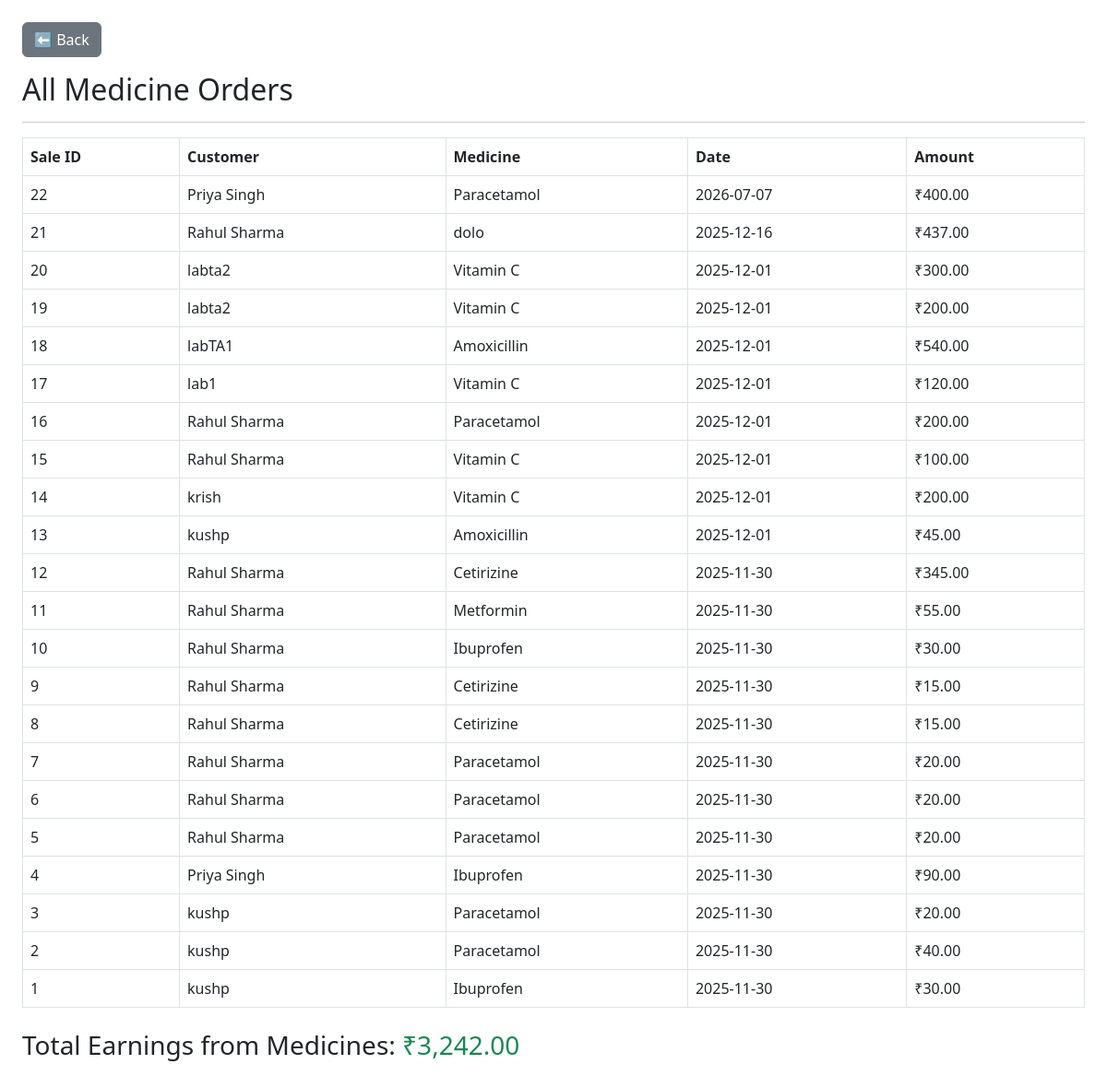
/admin/admin_all_orders.php (signed in), run on the app's committed database.
### tables this page shows
CREATE TABLE `SALES` (
  `sale_id` int(11) NOT NULL,
  `sale_date` date NOT NULL,
  `payment_method` varchar(20) DEFAULT NULL,
  `total_amount` decimal(10,2) DEFAULT NULL,
  `customer_id` int(11) NOT NULL,
  `med_id` int(11) NOT NULL
);

CREATE TABLE `USERS` (
  `UID` int(11) NOT NULL,
  `name` varchar(50) DEFAULT NULL,
  `gender` varchar(10) DEFAULT NULL,
  `phone` varchar(10) DEFAULT NULL,
  `email` varchar(50) DEFAULT NULL,
  `password` varchar(100) DEFAULT NULL,
  `role` varchar(20) DEFAULT NULL,
  `address` varchar(150) DEFAULT NULL,
  `status` enum('active','inactive') DEFAULT 'active'
);

CREATE TABLE `MEDICINE` (
  `med_id` int(11) NOT NULL,
  `med_name` varchar(50) DEFAULT NULL,
  `dosage` varchar(30) DEFAULT NULL,
  `qty` int(11) DEFAULT NULL,
  `category` varchar(50) DEFAULT NULL,
  `image_url` varchar(255) DEFAULT NULL,
  `description` text DEFAULT NULL,
  `expiry_date` date DEFAULT NULL,
  `price` decimal(10,2) DEFAULT NULL
);

### admin/admin_all_orders.php (the view, shortened to what this page needs)
<?php
$query = "
SELECT s.sale_id, s.sale_date, s.total_amount,
       m.med_name, u.name AS customer_name
FROM sales s
JOIN medicine m ON s.med_id = m.med_id
JOIN users u ON s.customer_id = u.UID
ORDER BY s.sale_id DESC
";
$result = mysqli_query($conn, $query);
$total_earnings = 0;
?>
<!DOCTYPE html>
<html>
<head>
<link rel="stylesheet" href="https://cdn.jsdelivr.net/npm/bootstrap@5.3.0/dist/css/bootstrap.min.css">
</head>
<body class="p-4">
<a href="admin_dashboard.php" class="btn btn-secondary mb-3">⬅ Back</a>
<h2>All Medicine Orders</h2>
<hr>
<?php
if(mysqli_num_rows($result) == 0){
    echo "<p>No orders found.</p>";
} else { ?>
<table class="table table-bordered">
    <tr>
        <th>Sale ID</th>
        <th>Customer</th>
        <th>Medicine</th>
        <th>Date</th>
        <th>Amount</th>
    </tr>
<?php
while($row = mysqli_fetch_assoc($result)){
    $total_earnings += $row['total_amount'];
?>
    <tr>
        <td><?= $row['sale_id'] ?></td>
        <td><?= $row['customer_name'] ?></td>
        <td><?= $row['med_name'] ?></td>
        <td><?= $row['sale_date'] ?></td>
        <td>₹<?= number_format($row['total_amount'], 2) ?></td>
    </tr>
<?php } ?>
</table>
<h3 class="mt-4">Total Earnings from Medicines:
    <span class="text-success">₹<?= number_format($total_earnings,2) ?></span>
</h3>
<?php } ?>
</body>
</html>

### data on the page
sales: sale_id "22", customer.name "Priya Singh", med.med_name "Paracetamol", sale_date "2026-07-07", total_amount "400.00"
sales: sale_id "21", customer.name "Rahul Sharma", med.med_name "dolo", sale_date "2025-12-16", total_amount "437.00"
sales: sale_id "20", customer.name "labta2", med.med_name "Vitamin C", sale_date "2025-12-01", total_amount "300.00"
sales: sale_id "19", customer.name "labta2", med.med_name "Vitamin C", sale_date "2025-12-01", total_amount "200.00"
sales: sale_id "18", customer.name "labTA1", med.med_name "Amoxicillin", sale_date "2025-12-01", total_amount "540.00"
sales: sale_id "17", customer.name "lab1", med.med_name "Vitamin C", sale_date "2025-12-01", total_amount "120.00"
sales: sale_id "16", customer.name "Rahul Sharma", med.med_name "Paracetamol", sale_date "2025-12-01", total_amount "200.00"
sales: sale_id "15", customer.name "Rahul Sharma", med.med_name "Vitamin C", sale_date "2025-12-01", total_amount "100.00"
sales: sale_id "14", customer.name "krish", med.med_name "Vitamin C", sale_date "2025-12-01", total_amount "200.00"
sales: sale_id "13", customer.name "kushp", med.med_name "Amoxicillin", sale_date "2025-12-01", total_amount "45.00"
sales: sale_id "12", customer.name "Rahul Sharma", med.med_name "Cetirizine", sale_date "2025-11-30", total_amount "345.00"
sales: sale_id "11", customer.name "Rahul Sharma", med.med_name "Metformin", sale_date "2025-11-30", total_amount "55.00"
sales: sale_id "10", customer.name "Rahul Sharma", med.med_name "Ibuprofen", sale_date "2025-11-30", total_amount "30.00"
sales: sale_id "9", customer.name "Rahul Sharma", med.med_name "Cetirizine", sale_date "2025-11-30", total_amount "15.00"
sales: sale_id "8", customer.name "Rahul Sharma", med.med_name "Cetirizine", sale_date "2025-11-30", total_amount "15.00"
sales: sale_id "7", customer.name "Rahul Sharma", med.med_name "Paracetamol", sale_date "2025-11-30", total_amount "20.00"
sales: sale_id "6", customer.name "Rahul Sharma", med.med_name "Paracetamol", sale_date "2025-11-30", total_amount "20.00"
sales: sale_id "5", customer.name "Rahul Sharma", med.med_name "Paracetamol", sale_date "2025-11-30", total_amount "20.00"
sales: sale_id "4", customer.name "Priya Singh", med.med_name "Ibuprofen", sale_date "2025-11-30", total_amount "90.00"
sales: sale_id "3", customer.name "kushp", med.med_name "Paracetamol", sale_date "2025-11-30", total_amount "20.00"
sales: sale_id "2", customer.name "kushp", med.med_name "Paracetamol", sale_date "2025-11-30", total_amount "40.00"
sales: sale_id "1", customer.name "kushp", med.med_name "Ibuprofen", sale_date "2025-11-30", total_amount "30.00"

### other printed values
$total_earnings "3,242.00"
